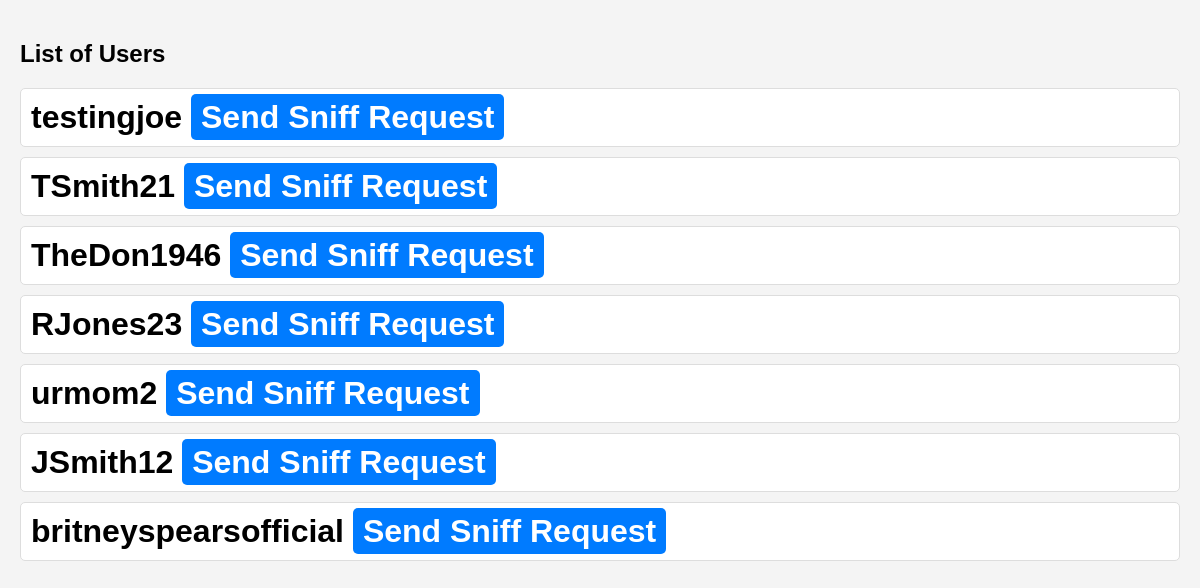
Page /send_example/ (signed in) on the committed database.
### homepage/models.py (models this page shows)
class DawgHouseUser(AbstractBaseUser, PermissionsMixin):
    username = models.CharField(unique=True, max_length=30)
    first_name = models.CharField(max_length=30)
    last_name = models.CharField(max_length=30)
    bio = models.TextField(blank=True, max_length=200)
    friends = models.ManyToManyField("self", blank=True)
    is_staff = models.BooleanField(default=False)
    USERNAME_FIELD = "username"
    REQUIRED_FIELDS = ["first_name", "last_name"]
    objects = DawgHouseUserManager()

### homepage/views.py (the view)
# urls.py: path("send_example/", views.send_example_view, name="send_example"),
@login_required
def send_example_view(request):
    allusers = DawgHouseUser.objects.all()
    all_sniff_requests = SniffRequest.objects.all()
    context = {
        "allusers": allusers,
        "all_sniff_requests": all_sniff_requests,
    }
    return render(request, "sniff_example.html", context)

### homepage/templates/sniff_example.html (shortened to what this page needs)
<!DOCTYPE html>
<html lang="en">
  <head>
  </head>
  <body>
    <h2>List of Users</h2>
    <ul class="all_users">
      {% for user in allusers %}
        {% if not user.is_superuser %}
          {% if user not in request.user.friends.all and user != request.user %}
            <li>
              <h1 class="user_name">
                {{user.username}}
                <a href="/send_sniff_request/{{user.id}}/" class="friend_request_link"
                  >Send Sniff Request</a
                >
              </h1>
            </li>
          {% endif %}
        {% endif %}
      {% endfor %}
    </ul>
  </body>
</html>

### homepage/templates/sniff_example.html (style rules this page uses)
body { font-family: Arial, sans-serif; background-color: #f4f4f4; margin: 0; padding: 20px; }
.all_users { list-style: none; padding: 0; }
.all_users li { background-color: #fff; border: 1px solid #ddd; margin-bottom: 10px; padding: 10px; border-radius: 5px; }
.user_name { margin: 0; }
.friend_request_link { color: #fff; background-color: #007bff; padding: 5px 10px; border-radius: 5px; text-decoration: none; }

### rows in the picture
DawgHouseUser: username "testingjoe"
DawgHouseUser: username "TSmith21"
DawgHouseUser: username "TheDon1946"
DawgHouseUser: username "RJones23"
DawgHouseUser: username "urmom2"
DawgHouseUser: username "JSmith12"
DawgHouseUser: username "britneyspearsofficial"
